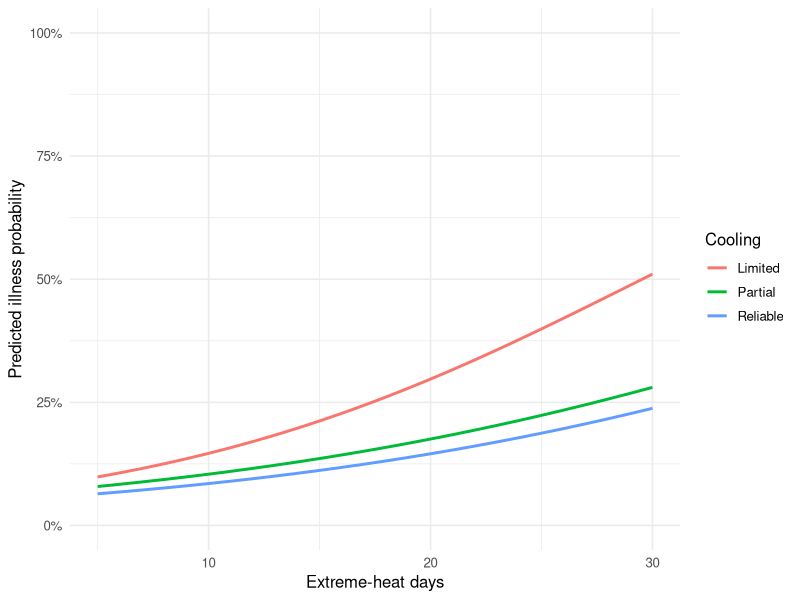
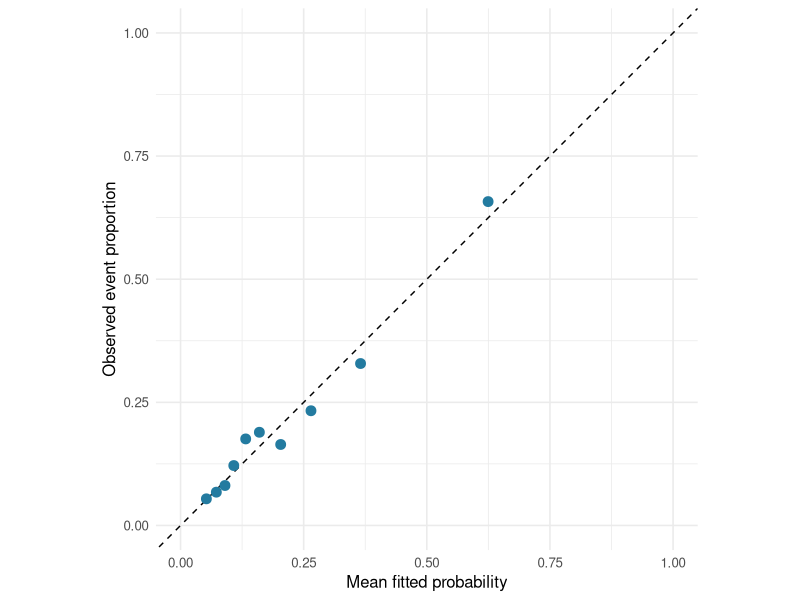
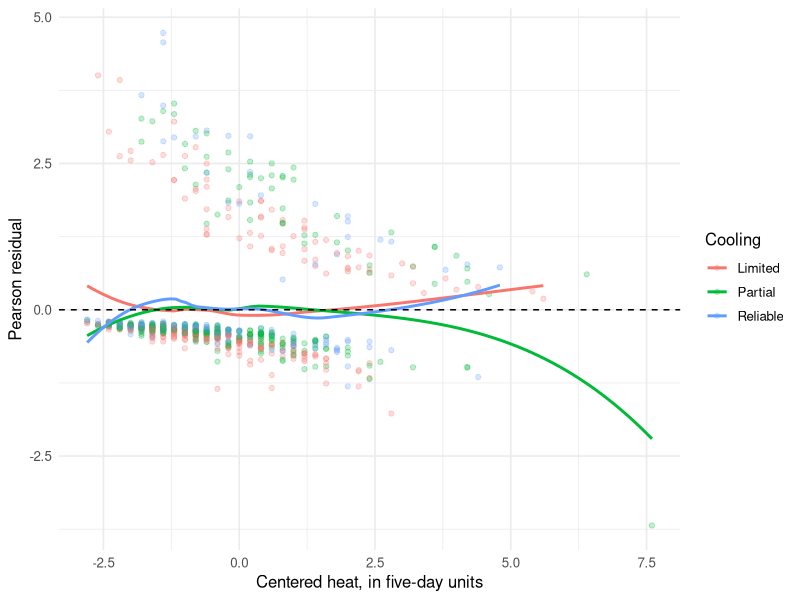
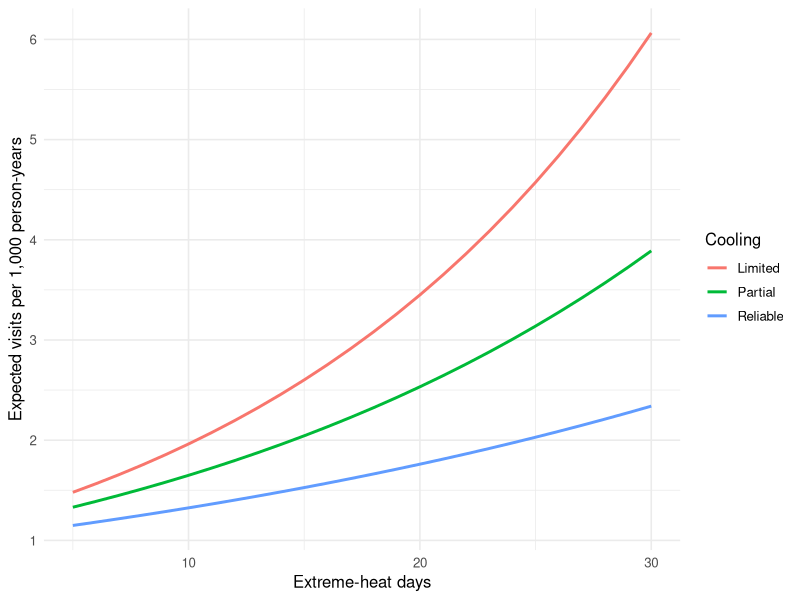
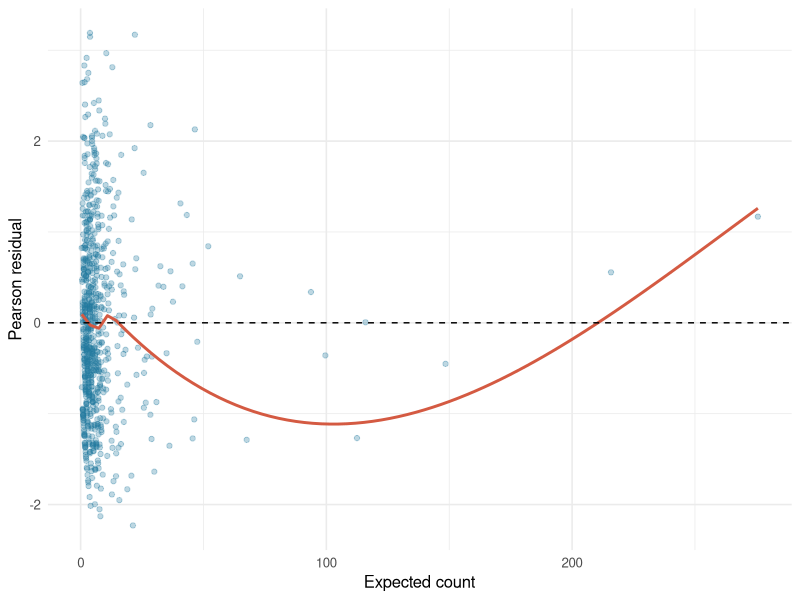
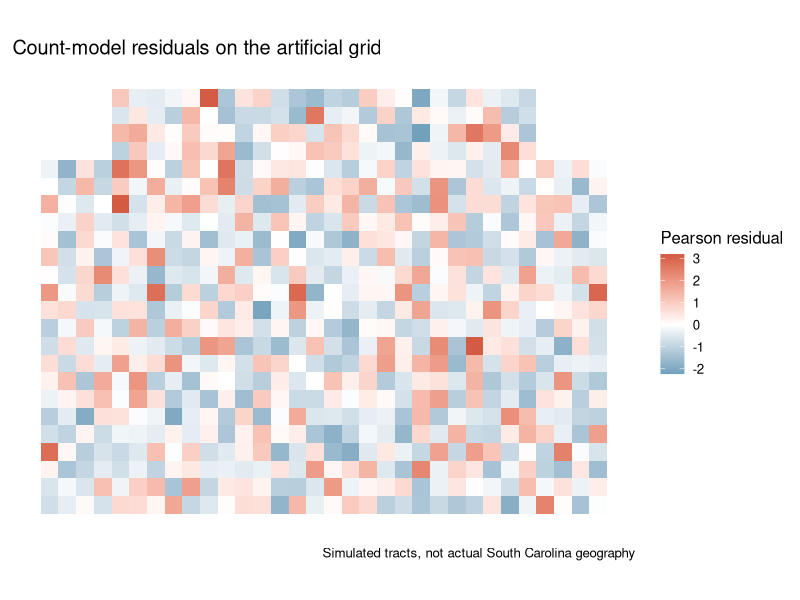

Here is the R script that generated these plots, in order:
## ---- chunk 1
#| label: glm-setup
needed <- c("tidyverse", "broom", "MASS", "knitr", "rmarkdown")
missing <- needed[!vapply(needed, requireNamespace, logical(1), quietly = TRUE)]
if (length(missing) > 0) stop("Install these packages first: ", paste(missing, collapse = ", "))
if (getRversion() < "4.1.0") stop("Use R 4.1 or newer.")

library(tidyverse)
library(broom)
theme_set(theme_minimal(base_size = 12))
options(dplyr.summarise.inform = FALSE,
        contrasts = c("contr.treatment", "contr.poly"))
## ---- chunk 2
#| label: glm-simulation
#| code-fold: true
#| code-summary: "Supplied self-contained data generator"
simulate_sc <- function(seed = 5312025) {
  # Park–Miller uniforms, with exactly representable integer arithmetic.
  state <- as.double(seed)
  stopifnot(state > 0, state < 2147483647, state == floor(state))
  next_u <- function(n) {
    out <- numeric(n)
    for (j in seq_len(n)) {
      state <<- (16807 * state) %% 2147483647
      out[j] <- state / 2147483647
    }
    out
  }
  next_z <- function(n) qnorm(next_u(n))
  clamp <- function(x, lower, upper) pmin(upper, pmax(lower, x))

  # 46 artificial county blocks, each containing 16 artificial tracts.
  counties <- expand_grid(county_y = 1:6, county_x = 1:8) |>
    filter(!(county_y == 6 & county_x %in% c(1, 8))) |>
    mutate(county_number = row_number(),
           county_id = str_c("SCsim_", str_pad(county_number, 2, pad = "0")),
           hidden_context = next_z(n()))

  grid <- crossing(county_number = 1:46, local_y = 0:3, local_x = 0:3) |>
    left_join(counties, by = "county_number") |>
    arrange(county_number, local_y, local_x) |>
    mutate(x = (county_x - 1) * 4 + local_x + 1,
           y = (county_y - 1) * 4 + local_y + 1)

  n <- nrow(grid)
  east <- (grid$x - mean(grid$x)) / sd(grid$x)
  context <- grid$hidden_context
  poverty <- clamp(18 + 2 * context + 7 * next_z(n) + 3 * east, 4, 40)
  impervious <- clamp(40 + 4 * context + 14 * next_z(n) + 8 * east, 5, 90)
  imp <- (impervious - 40) / 10
  heat_rate <- exp(2.1 + .018 * poverty + .13 * imp + .28 * context + .12 * east)
  heat <- as.integer(qpois(next_u(n), lambda = heat_rate))
  hardship <- 2 * poverty + .4 * next_z(n)

  # Rook adjacency: share a side on the artificial grid.
  A <- 1 * ((abs(outer(grid$x, grid$x, "-")) +
               abs(outer(grid$y, grid$y, "-"))) == 1)
  stopifnot(all(rowSums(A) > 0))
  W <- A / rowSums(A)
  rho <- .70
  spatial_filter <- diag(n) - rho * W
  sigma <- .25 + .035 * heat + .015 * poverty
  z_m <- next_z(n)
  z_y <- next_z(n)
  components <- solve(spatial_filter, cbind(.35 * z_m, sigma * z_y))
  disruption <- .20 * heat + .02 * poverty + .15 * imp + components[, 1]

  # Total heat effect: .10 directly + (.20 * .40) through disruption = .18.
  mu_total <- 3 + .18 * heat + .048 * poverty + .31 * imp +
    .20 * imp^2 + .65 * context
  health <- 3 + .10 * heat + .40 * disruption + .04 * poverty +
    .25 * imp + .20 * imp^2 + .65 * context + components[, 2]

  dat <- tibble(
    tract_id = str_c("T", str_pad(seq_len(n), 4, pad = "0")),
    county_id = factor(grid$county_id), year = 2025L,
    x = grid$x, y = grid$y, heat_days = heat,
    poor_health_days = health, poverty_pct = poverty,
    hardship_index = hardship, impervious_pct = impervious,
    impervious_c10 = imp, disruption_index = disruption
  )
  audit <- tibble(
    tract_id = dat$tract_id[371],
    verified_poor_health_days = dat$poor_health_days[371],
    audit_note = "Source entry check: added 35 days during data entry."
  )
  dat$poor_health_days[371] <- dat$poor_health_days[371] + 35
  dimnames(W) <- list(dat$tract_id, dat$tract_id)

  list(data = dat, audit = audit, W = W,
       truth = list(total_effect = .18, direct_effect = .10,
                    indirect_effect = .08, rho = rho, mu_total = mu_total,
                    hidden_context = context, innovation_sd = sigma))
}


add_modifier_data <- function(data, seed = 531917) {
  state <- as.double(seed)
  next_u <- function(n) {
    out <- numeric(n)
    for (j in seq_len(n)) {
      state <<- (16807 * state) %% 2147483647
      out[j] <- state / 2147483647
    }
    out
  }
  n <- nrow(data)
  u <- next_u(n)
  cooling <- case_when(u < .40 ~ "Limited", u < .75 ~ "Partial", TRUE ~ "Reliable")
  housing <- if_else(next_u(n) < plogis(-.5 + .035 * (data$poverty_pct - 20)),
                     "Vulnerable", "Standard")
  program <- if_else(next_u(n) < .50, "Yes", "No")
  h <- (data$heat_days - 15) / 5
  p <- (data$poverty_pct - 20) / 10
  part <- as.numeric(cooling == "Partial")
  reliable <- as.numeric(cooling == "Reliable")
  vulnerable <- as.numeric(housing == "Vulnerable")
  yes <- as.numeric(program == "Yes")

  modifier_contribution <- -.40 * part - .80 * reliable + .45 * vulnerable -
    .25 * yes + .25 * h * p - .20 * h * part - .45 * h * reliable -
    .65 * yes * vulnerable

  data |>
    mutate(heat5 = h, poverty10 = p,
           impervious_c10_sq = impervious_c10^2,
           cooling_access = factor(cooling, levels = c("Limited", "Partial", "Reliable")),
           housing_profile = factor(housing, levels = c("Standard", "Vulnerable")),
           warning_program = factor(program, levels = c("No", "Yes")),
           poor_health_days_modified = poor_health_days + modifier_contribution)
}

add_glm_outcomes <- function(data, seed = 5311125) {
  state <- as.double(seed)
  next_u <- function(n) {
    out <- numeric(n)
    for (j in seq_len(n)) {
      state <<- (16807 * state) %% 2147483647
      out[j] <- state / 2147483647
    }
    out
  }
  n <- nrow(data)
  h <- data$heat5
  p <- data$poverty10
  i <- data$impervious_c10
  part <- as.numeric(data$cooling_access == "Partial")
  reliable <- as.numeric(data$cooling_access == "Reliable")
  vulnerable <- as.numeric(data$housing_profile == "Vulnerable")
  yes <- as.numeric(data$warning_program == "Yes")

  eta <- -1.25 + .40 * h + .35 * p + .18 * i + .10 * i^2 -
    .35 * part - .75 * reliable + .40 * vulnerable - .25 * yes -
    .10 * h * part - .22 * h * reliable
  probability <- plogis(eta)
  illness <- as.integer(qbinom(next_u(n), size = 1, prob = probability))
  population <- as.integer(floor(600 + 3400 * next_u(n)))
  log_rate <- -6 + .28 * h + .30 * p + .15 * i + .08 * i^2 -
    .20 * part - .45 * reliable + .35 * vulnerable - .25 * yes -
    .08 * h * part - .16 * h * reliable
  mu <- population * exp(log_rate)
  visits <- as.integer(qpois(next_u(n), lambda = mu))
  theta <- 1.5
  visits_extra <- as.integer(qnbinom(next_u(n), size = theta, mu = mu))

  list(data = data |>
         mutate(resident_heat_illness = illness, population_2025 = population,
                person_years = population, heat_visits = visits,
                heat_visits_extra = visits_extra),
       truth = list(probability = probability, expected_visits = mu,
                    nb_theta = theta, outcomes_conditionally_independent = TRUE))
}

sim <- simulate_sc()
base_data <- sim$data |>
  left_join(sim$audit, by = "tract_id") |>
  mutate(poor_health_days = coalesce(verified_poor_health_days, poor_health_days)) |>
  select(-verified_poor_health_days, -audit_note) |>
  add_modifier_data()

glm_sim <- add_glm_outcomes(base_data)
gdat <- glm_sim$data
glm_truth <- glm_sim$truth
## ---- chunk 3
#| label: binary-audit
gdat |> count(resident_heat_illness) |> mutate(proportion = n / sum(n))

gdat |>
  group_by(cooling_access, housing_profile) |>
  summarise(n = n(), events = sum(resident_heat_illness),
            non_events = sum(resident_heat_illness == 0), .groups = "drop")
## ---- chunk 4
#| label: additive-logistic
logit_add <- glm(
  resident_heat_illness ~ heat5 + poverty10 + impervious_c10 + impervious_c10_sq +
    cooling_access + housing_profile + warning_program,
  family = binomial(link = "logit"), data = gdat
)

tidy(logit_add, conf.int = TRUE, exponentiate = TRUE) |>
  select(term, estimate, conf.low, conf.high)
## ---- chunk 5
#| label: logistic-interaction
logit_model <- glm(
  resident_heat_illness ~ heat5 * cooling_access + poverty10 +
    impervious_c10 + impervious_c10_sq + housing_profile + warning_program,
  family = binomial(link = "logit"), data = gdat
)

tidy(logit_model, conf.int = TRUE, exponentiate = TRUE) |>
  select(term, estimate, conf.low, conf.high)
## ---- chunk 6
#| label: glm-profile-helper
#| code-fold: true
make_glm_profiles <- function(heat_days = 15, cooling_access = "Limited",
                              poverty_pct = 20, housing_profile = "Standard",
                              warning_program = "No", person_years = 1000) {
  crossing(heat_days = heat_days, cooling_access = cooling_access,
           poverty_pct = poverty_pct, housing_profile = housing_profile,
           warning_program = warning_program, person_years = person_years) |>
    mutate(heat5 = (heat_days - 15) / 5, poverty10 = (poverty_pct - 20) / 10,
           impervious_c10 = 0, impervious_c10_sq = 0,
           cooling_access = factor(cooling_access, levels = levels(gdat$cooling_access)),
           housing_profile = factor(housing_profile, levels = levels(gdat$housing_profile)),
           warning_program = factor(warning_program, levels = levels(gdat$warning_program)))
}
## ---- chunk 7
#| label: logistic-predictions
probability_grid <- make_glm_profiles(heat_days = 5:30,
                                      cooling_access = levels(gdat$cooling_access))

probability_predictions <- augment(logit_model, newdata = probability_grid,
                                    type.predict = "response")

probability_predictions |>
  ggplot(aes(heat_days, .fitted, color = cooling_access)) +
  geom_line(linewidth = 1) +
  scale_y_continuous(labels = scales::label_percent(), limits = c(0, 1)) +
  labs(x = "Extreme-heat days", y = "Predicted illness probability", color = "Cooling")
## ---- chunk 8
#| label: probability-contrasts
augment(logit_model,
        newdata = make_glm_profiles(heat_days = c(10, 15),
                                    cooling_access = levels(gdat$cooling_access)),
        type.predict = "response") |>
  select(cooling_access, heat_days, .fitted) |>
  pivot_wider(names_from = heat_days, values_from = .fitted, names_prefix = "heat_") |>
  mutate(probability_difference_pp = 100 * (heat_15 - heat_10))
## ---- chunk 9
#| label: group-specific-odds-ratios
augment(logit_model,
        newdata = make_glm_profiles(heat_days = c(10, 15),
                                    cooling_access = levels(gdat$cooling_access)),
        type.predict = "link") |>
  select(cooling_access, heat_days, .fitted) |>
  pivot_wider(names_from = heat_days, values_from = .fitted, names_prefix = "heat_") |>
  transmute(cooling_access, OR_per_5_heat_days = exp(heat_15 - heat_10))
## ---- chunk 10
#| label: logistic-convergence
tibble(converged = purrr::pluck(logit_model, "converged"))

tidy(logit_model) |>
  arrange(desc(std.error)) |>
  select(term, estimate, std.error) |>
  slice_head(n = 5)
## ---- chunk 11
#| label: logistic-calibration
logit_diagnostics <- augment(logit_model, data = gdat,
                             type.predict = "response", type.residuals = "pearson")

calibration <- logit_diagnostics |>
  mutate(bin = ntile(.fitted, 10)) |>
  group_by(bin) |>
  summarise(n = n(), predicted = mean(.fitted), observed = mean(resident_heat_illness))

calibration

calibration |>
  ggplot(aes(predicted, observed)) +
  geom_abline(intercept = 0, slope = 1, linetype = "dashed") +
  geom_point(size = 3, color = "#237ba0") +
  coord_equal(xlim = c(0, 1), ylim = c(0, 1)) +
  labs(x = "Mean fitted probability", y = "Observed event proportion")
## ---- chunk 12
#| label: logistic-residual-shape
logit_diagnostics |>
  ggplot(aes(heat5, .resid, color = cooling_access)) +
  geom_point(alpha = .25) +
  geom_smooth(method = "loess", se = FALSE) +
  geom_hline(yintercept = 0, linetype = "dashed") +
  labs(x = "Centered heat, in five-day units", y = "Pearson residual", color = "Cooling")

logit_diagnostics |>
  select(tract_id, cooling_access, resident_heat_illness, .fitted, .hat, .cooksd) |>
  slice_max(.cooksd, n = 5, with_ties = FALSE)
## ---- chunk 13
#| label: logistic-fit-summary
logit_diagnostics |>
  summarise(Brier_score = mean((resident_heat_illness - .fitted)^2),
            intercept_only_Brier = mean((resident_heat_illness - mean(resident_heat_illness))^2))

bind_rows(glance(logit_add) |> mutate(model = "Additive"),
          glance(logit_model) |> mutate(model = "Heat × cooling")) |>
  select(model, nobs, AIC, deviance)
## ---- chunk 14
#| label: count-audit
gdat |>
  summarise(tracts = n(), total_visits = sum(heat_visits),
            zero_count_tracts = sum(heat_visits == 0),
            minimum_person_years = min(person_years), maximum_person_years = max(person_years),
            valid_counts = all(heat_visits >= 0 & heat_visits %% 1 == 0),
            positive_exposure = all(person_years > 0))
## ---- chunk 15
#| label: poisson-model
poisson_model <- glm(
  heat_visits ~ heat5 * cooling_access + poverty10 +
    impervious_c10 + impervious_c10_sq + housing_profile + warning_program +
    offset(log(person_years)),
  family = poisson(link = "log"), data = gdat
)

tidy(poisson_model, conf.int = TRUE, exponentiate = TRUE) |>
  select(term, estimate, conf.low, conf.high)
## ---- chunk 16
#| label: count-predictions
count_profiles <- make_glm_profiles(
  heat_days = c(10, 20), cooling_access = levels(gdat$cooling_access),
  person_years = c(1000, 2000)
)

augment(poisson_model, newdata = count_profiles, type.predict = "response") |>
  transmute(heat_days, cooling_access, person_years, expected_visits = .fitted,
            rate_per_1000_person_years = 1000 * .fitted / person_years)
## ---- chunk 17
#| label: count-rate-plot
augment(poisson_model,
        newdata = make_glm_profiles(heat_days = 5:30,
                                    cooling_access = levels(gdat$cooling_access),
                                    person_years = 1000),
        type.predict = "response") |>
  ggplot(aes(heat_days, .fitted, color = cooling_access)) +
  geom_line(linewidth = 1) +
  labs(x = "Extreme-heat days", y = "Expected visits per 1,000 person-years", color = "Cooling")
## ---- chunk 18
#| label: group-specific-rate-ratios
augment(poisson_model,
        newdata = make_glm_profiles(heat_days = c(10, 15),
                                    cooling_access = levels(gdat$cooling_access),
                                    person_years = 1000),
        type.predict = "link") |>
  select(cooling_access, heat_days, .fitted) |>
  pivot_wider(names_from = heat_days, values_from = .fitted, names_prefix = "heat_") |>
  transmute(cooling_access, IRR_per_5_heat_days = exp(heat_15 - heat_10))
## ---- chunk 19
#| label: poisson-dispersion
poisson_diagnostics <- augment(poisson_model, data = gdat,
                               type.predict = "response", type.residuals = "pearson")

poisson_diagnostics |>
  summarise(Pearson_ratio = sum(.resid^2) / df.residual(poisson_model),
            observed_zero_fraction = mean(heat_visits == 0),
            predicted_zero_fraction = mean(dpois(0, lambda = .fitted)))

poisson_diagnostics |>
  ggplot(aes(.fitted, .resid)) +
  geom_point(alpha = .3, color = "#237ba0") +
  geom_smooth(method = "loess", se = FALSE, color = "#d45a42") +
  geom_hline(yintercept = 0, linetype = "dashed") +
  labs(x = "Expected count", y = "Pearson residual")
## ---- chunk 20
#| label: poisson-influence
poisson_diagnostics |>
  select(tract_id, heat_visits, person_years, .fitted, .resid, .hat, .cooksd) |>
  slice_max(.cooksd, n = 5, with_ties = FALSE)
## ---- chunk 21
#| label: overdispersed-poisson
poisson_extra <- glm(
  heat_visits_extra ~ heat5 * cooling_access + poverty10 +
    impervious_c10 + impervious_c10_sq + housing_profile + warning_program +
    offset(log(person_years)),
  family = poisson(link = "log"), data = gdat
)

extra_diagnostics <- augment(poisson_extra, data = gdat,
                             type.predict = "response", type.residuals = "pearson")

extra_diagnostics |>
  summarise(Pearson_ratio = sum(.resid^2) / df.residual(poisson_extra),
            observed_zero_fraction = mean(heat_visits_extra == 0),
            predicted_zero_fraction = mean(dpois(0, lambda = .fitted)))
## ---- chunk 22
#| label: quasi-poisson
quasi_model <- glm(formula(poisson_extra), family = quasipoisson(link = "log"), data = gdat)

bind_rows(tidy(poisson_extra) |> mutate(model = "Poisson"),
          tidy(quasi_model) |> mutate(model = "Quasi-Poisson")) |>
  filter(term %in% c("heat5", "heat5:cooling_accessReliable")) |>
  select(model, term, estimate, std.error)
## ---- chunk 23
#| label: negative-binomial
nb_model <- MASS::glm.nb(formula(poisson_extra), data = gdat)

tidy(nb_model, conf.int = TRUE, exponentiate = TRUE) |>
  select(term, estimate, conf.low, conf.high)

tibble(model = c("Poisson for extra outcome", "Negative binomial for extra outcome"),
       AIC = c(AIC(poisson_extra), AIC(nb_model)))
## ---- chunk 24
#| label: nb-diagnostics
nb_expected <- predict(nb_model, type = "response")

tibble(theta = nb_model$theta,
       Pearson_ratio = sum(residuals(nb_model, type = "pearson")^2) / df.residual(nb_model),
       observed_zero_fraction = mean(gdat$heat_visits_extra == 0),
       predicted_zero_fraction = mean(dnbinom(0, mu = nb_expected, size = nb_model$theta)))
## ---- chunk 25
#| label: glm-residual-map
poisson_diagnostics |>
  ggplot(aes(x, y, fill = .resid)) +
  geom_tile() + coord_equal() +
  scale_fill_gradient2(low = "#237ba0", mid = "white", high = "#d45a42", midpoint = 0) +
  labs(x = NULL, y = NULL, fill = "Pearson residual",
       title = "Count-model residuals on the artificial grid",
       caption = "Simulated tracts, not actual South Carolina geography") +
  theme(axis.text = element_blank(), panel.grid = element_blank())
